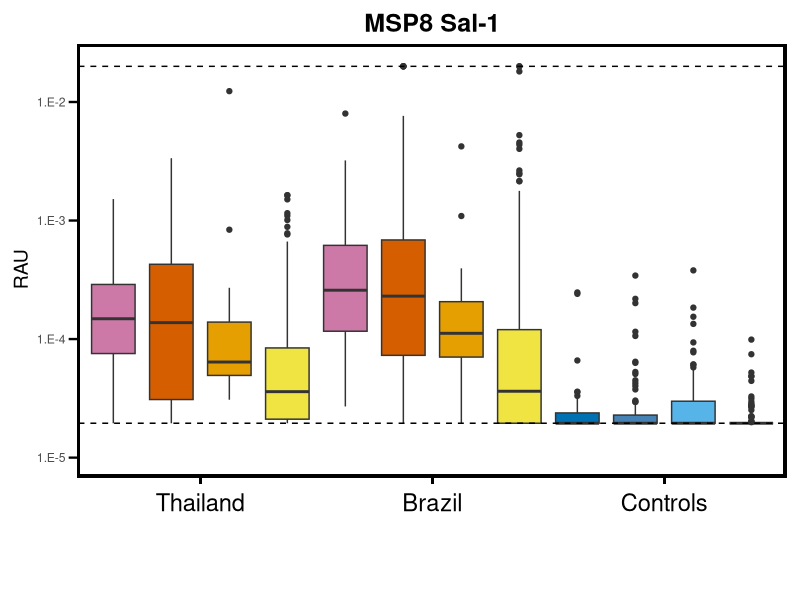
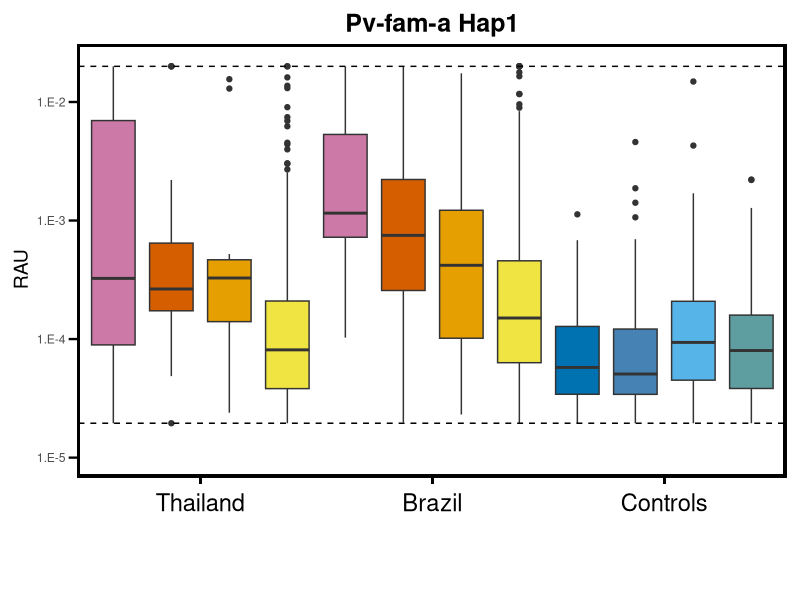
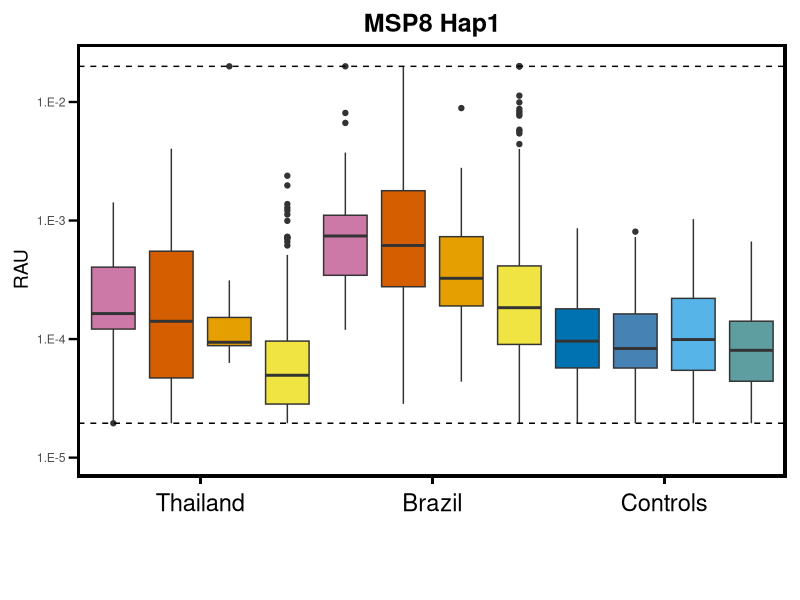
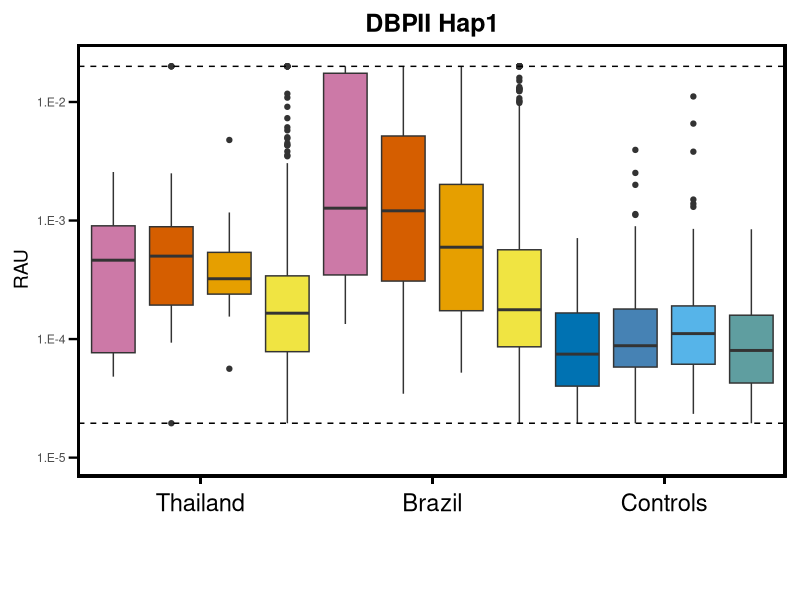
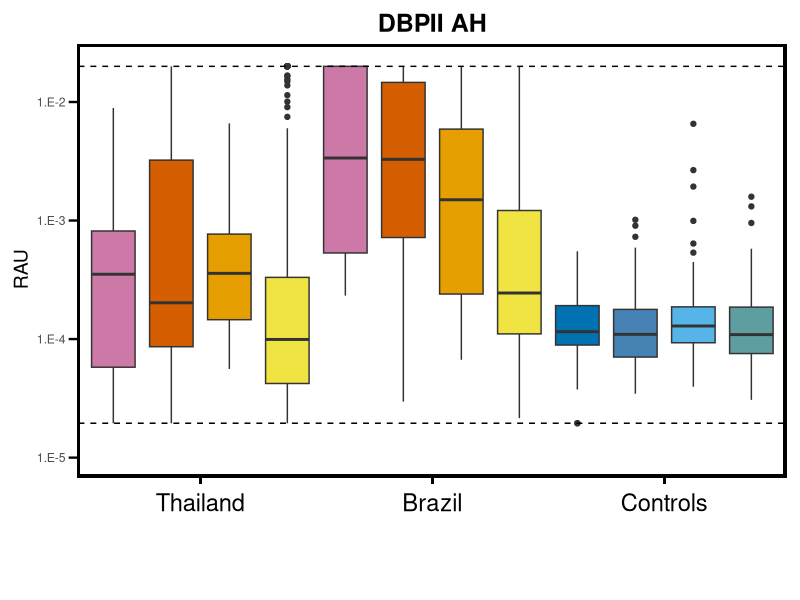
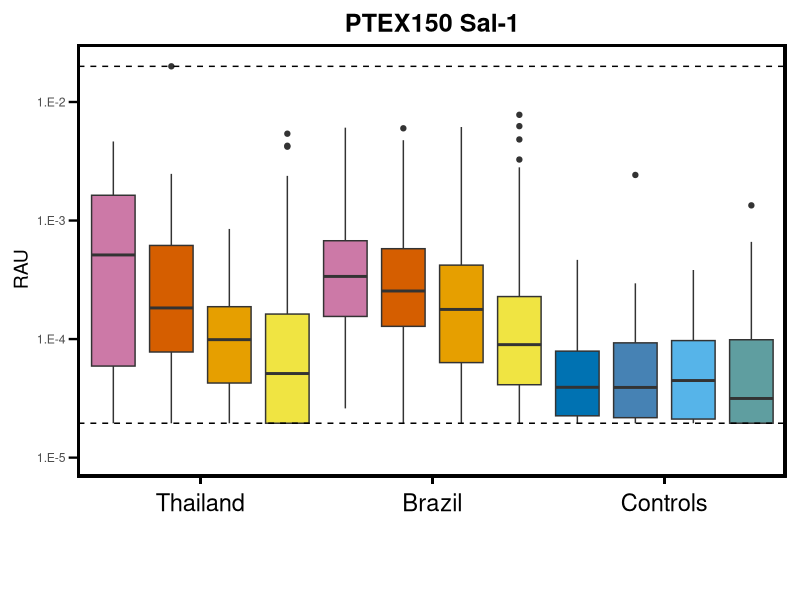
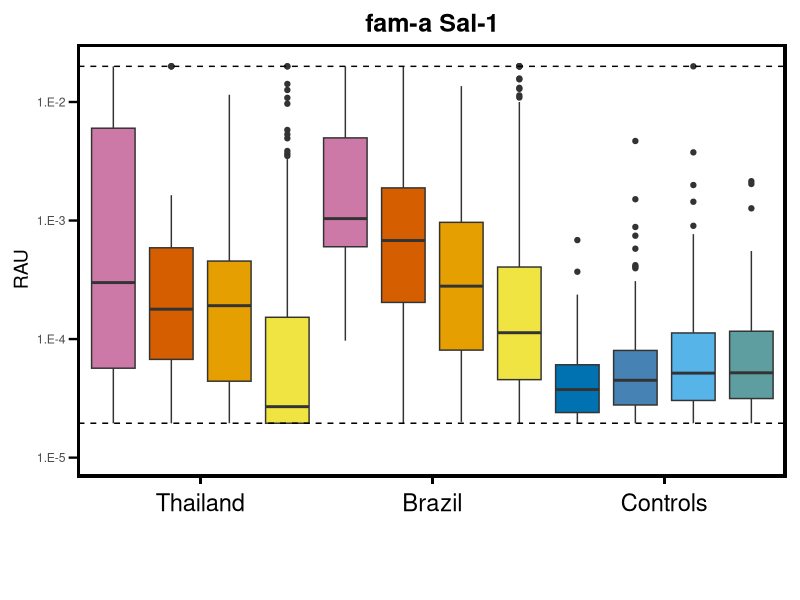
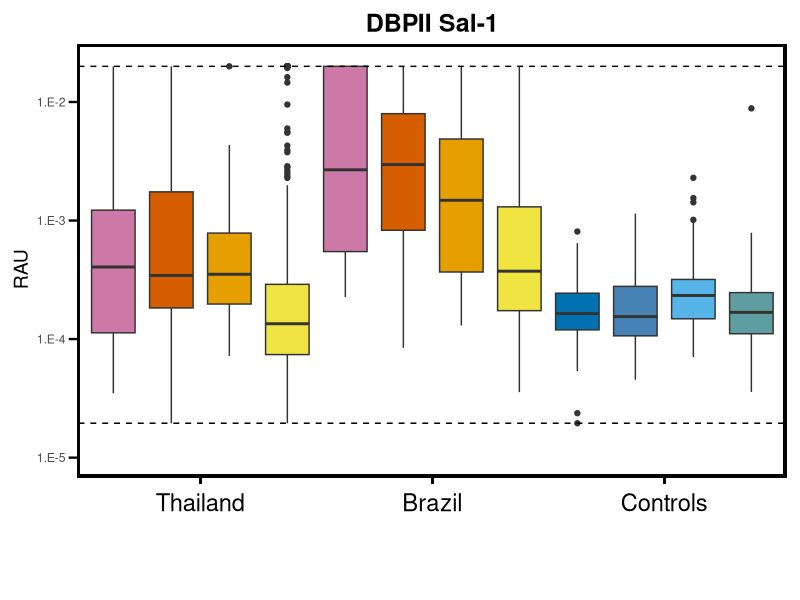

Here is the R script that generated these plots, in order:
library(ggplot2)
library(dplyr)
library(MASS)
library(ROCR)
library(gridExtra)


###################################
###################################
##                               ##
##  ####    ####  ######  ####   ##
##  ## ##  ##  ##   ##   ##  ##  ##
##  ##  ## ######   ##   ######  ##
##  ## ##  ##  ##   ##   ##  ##  ##
##  ####   ##  ##   ##   ##  ##  ##
##                               ##
###################################
###################################

setwd()

Thai_data = read.csv("Thai_IgG_geneticdiversity.csv")

brazil_data = read.csv("Brazil_IgG_geneticdiversity.csv")

control_data = read.csv("NC_IgG_geneticdiversity.csv")



###################################
###################################
##                               ##
##  CATEGORISATION               ##
##                               ##
###################################
###################################

###################################
## Brazil
# 10 as column 10 has the time since last Pv infection
# can change here to 6*30 instead of 9*30, or 3*30 for 3 months, or 1*30 for 1 month

Thai_cat <- rep("Thai_never", nrow(Thai_data) )

Thai_cat[which( Thai_data[,10] == 0 )] <- "Thai_current"

Thai_cat[intersect( which(Thai_data[,10]>0), which(Thai_data[,10]<=9*30) )] <- "Thai_recent"

Thai_cat[which(Thai_data[,10]>9*30)] <- "Thai_old"




###################################
## Brazil
# 10 as column 10 has the time since last Pv infection
# can change here to 6*30 instead of 9*30, or 3*30 for 3 months, or 1*30 for 1 month

brazil_cat <- rep("brazil_never", nrow(brazil_data) )

brazil_cat[which( brazil_data[,10] == 0 )] <- "brazil_current"

brazil_cat[intersect( which(brazil_data[,10]>0), which(brazil_data[,10]<=9*30) )] <- "brazil_recent"

brazil_cat[which(brazil_data[,10]>9*30)] <- "brazil_old"




###################################
## Controls

control_cat <- rep("VBDR", nrow(control_data) )

for(i in 1:length(control_cat))
{
  if( substr( control_data[i,1], 1, 3 ) == "TRC" )
  {
    control_cat[i] <- "TRC"
  }
  if( substr( control_data[i,1], 1, 3 ) == "BRC" )
  {
    control_cat[i] <- "BRC"
  }
  if( substr( control_data[i,1], 1, 3 ) == "ARC" )
  {
    control_cat[i] <- "ARC"
  }
}

####################################
## Put together Brazil and control data
##in this bit the numbers refer to the columns where the antibody data is...so if you add to 81 (starting at 82) it will be [,17:95(example)]
#control data and brazil data need to have the same number of columns - each antibody column needs to line up in the columns
# 150 is it will drop ab measurments when more than 150 samples missing for that protein

AB <- rbind( Thai_data[,17:39], brazil_data[,17:39], control_data[,17:39] )

AB <- log(AB)

#ant_drop <- c()

#for(j in 1:ncol(AB))
#{
#  if( length(which(is.na(AB[,j]))) > 150 )
#  {
#    ant_drop = c(ant_drop, j)
#  }
#}

#AB = AB[,-ant_drop]

N_ant <- ncol(AB)
ant_names <- colnames(AB)

View(N_ant)
View(ant_names)

############################################
## Create shortened antibody names
#either add new shortened names, or replace shortened names...

ant_names_short = c("MSP8 L34 sal1","Pv-fam-a SEM-8 Hap1", "MSP8 SEM-10 Hap1", 
                    "DBPII SEM-35 Hap1", "DBPII AH", "PTEX150 L18 sal1", 
                    "Pv-fam-a L02 sal1", "Pv DBPII sal1", "RBP2a SEM-28 Hap1", 
                    "DBPII SEM-37 Hap2", "PTEX150 SEM-39 Hap1", "RBP2a sal1", 
                    "RBP2a SEM-29 Hap9","MSP5 SEM-33", "MSP5 SEM-31", "RIPR SEM-41",
                    "RIPR SEM-42", "RBP2b SEM-2", "RBP2b SEM-4", "RBP2b SEM-6",
                    "RBP2b P25", "Pv RIPR", "MSP5 L19 sal1")

ant_names_hap = c("MSP8 Sal-1","Pv-fam-a Hap1", "MSP8 Hap1", 
                  "DBPII Hap1", "DBPII AH", "PTEX150 Sal-1", 
                  "fam-a Sal-1", "DBPII Sal-1", "RBP2A Hap1", 
                  "DBPII Hap2", "PTEX150 Hap1", "RBP2A Sal-1", 
                  "RBP2A Hap9","MSP5 Hap2", "MSP5 Hap1", "RIPR Hap1",
                  "RIPR Hap2", "RBP2b Hap1", "RBP2b Hap2", "RBP2b Hap3",
                  "RBP2b Sal-1", "RIPR Sal-1", "MSP5 Sal-1")

inf_cat <- c( Thai_cat, brazil_cat, control_cat )

N_part <- length(inf_cat)



View(ant_names_short)
matrix(ant_names_short)


# Prepare the data (Keep it in wide format)
selected_cols <- c(1:23)  # Antibodies to plot
antibody_data <- AB[, selected_cols]  # Extract antibody data
antibody_data$Category <- inf_cat  # Add infection category as a column

# Set the order of the x-axis categories
antibody_data$Category <- factor(antibody_data$Category, levels = c(
  "Thai_current", "Thai_recent", "Thai_old", "Thai_never",
  "brazil_current", "brazil_recent", "brazil_old", "brazil_never",
  "TRC", "BRC", "ARC",  "VBDR"
))


# Define color mapping for categories
color_map <- c(
  "brazil_current" = "#CC79A7",     # Reddish Purple
  "brazil_recent" = "#D55E00",      # Vermillion (red-orange)
  "brazil_old" = "#E69F00",         # Orange
  "brazil_never" = "#F0E442",       # Yellow
  
  "Thai_current" = "#CC79A7",       # Reddish Purple
  "Thai_recent" = "#D55E00",        # Vermillion
  "Thai_old" = "#E69F00",           # Orange
  "Thai_never" = "#F0E442",         # Yellow
  
  # Similar blue shades for control categories
  "TRC" = "#0072B2",                # Blue
  "ARC" = "#56B4E9",                # Sky Blue
  "BRC" = "#4682B4",                # Steel Blue
  "VBDR" = "#5F9EA0"                # Cadet Blue
)


# Define explicit y-axis breaks and labels
y_breaks <- log(c(1e-5, 1e-4, 1e-3, 1e-2))
y_labels <- c("1.E-5", "1.E-4", "1.E-3", "1.E-2")

for (i in selected_cols ) {
  
  p <- ggplot(antibody_data, aes(x = Category, y = AB[, i], fill = Category)) +
    geom_boxplot(na.rm = TRUE) +
    
  
    annotate("text", x = 2.5, y = log(5e-6), label = "Thailand", size = 6, vjust = 1) +
    annotate("text", x = 6.5, y = log(5e-6), label = "Brazil", size = 6, vjust = 1) +
    annotate("text", x = 10.5, y = log(5e-6), label = "Controls", size = 6, vjust = 1) +
    

    geom_segment(x = 0.38, xend = 12.6, y = log(7e-6), yend = log(7e-6), 
                 color = "black", linewidth = 0.8) +
    geom_segment(x = 2.5, xend = 2.5, y = log(7e-6), yend = log(6e-6), 
                 color = "black", linewidth = 0.8) +
    geom_segment(x = 6.5, xend = 6.5, y = log(7e-6), yend = log(6e-6), 
                 color = "black", linewidth = 0.8) +
    geom_segment(x = 10.5, xend = 10.5, y = log(7e-6), yend = log(6e-6), 
                 color = "black", linewidth = 0.8) +
    geom_segment(x = 0.40, xend = 0.40, y = log(7e-6), yend = log(3e-2), 
                 color = "black", linewidth = 0.8) +
    geom_segment(x = 0.38, xend = 12.6, y = log(3e-2), yend = log(3e-2), 
                 color = "black", linewidth = 0.8) +
    geom_segment(x = 12.58, xend = 12.58, y = log(7e-6), yend = log(3e-2), 
                 color = "black", linewidth = 0.8) +
    
    scale_fill_manual(values = color_map) +
    scale_x_discrete(labels = rep("", 12)) +
    scale_y_continuous(
      breaks = y_breaks, labels = y_labels,
      limits = log(c(5e-6, 3e-2)), expand = c(0, 0)
    ) +
    geom_hline(yintercept = log(1.95e-5), linetype = "dashed") +
    geom_hline(yintercept = log(0.02), linetype = "dashed") +
    coord_cartesian(clip = "off") +  
    
    theme_minimal() +
    theme(
      axis.text.x = element_blank(),  
      axis.title.x = element_blank(),
      axis.title.y = element_text(size = 14),
      legend.position = "none", 
      plot.title = element_text(face = "bold", size = 18, hjust = 0.5),
      plot.margin = margin(t = 10, r = 10, b = 70, l = 10),
      panel.grid = element_blank(),
      axis.ticks.y = element_line(color = "black", linewidth = 0.8),
      axis.ticks.length = unit(0.25, "cm")
    ) +
    ylab("RAU") +
    ggtitle(paste(ant_names_hap[i]))
   
  ggsave(
    filename = paste(ant_names_short[i], ".png"),
    plot = p,
    width = 8, height = 6, units = "in",
    dpi = 300
  )
  
  print(p)  # Print each plot separately
}



# Create dummy data for the legend
legend_data <- data.frame(
  Category = factor(c(
    "infected", 
    "infected 1-9 months", 
    "infected 9-12 months",
    "no detected infection",
    "negative controls: Thai RC",
    "negative controls: Brazilian RC",
    "negative controls: Aus RC",
    "VBDR"
  ), levels = c(
    "infected", 
    "infected 1-9 months", 
    "infected 9-12 months",
    "no detected infection",
    "negative controls: Thai RC",
    "negative controls: Brazilian RC",
    "negative controls: Aus RC",
    "VBDR"
  )),
  x = 1:8,  # Dummy values for x-axis
  y = 1:8   # Dummy values for y-axis
)

#  Define color mapping as per specification
legend_colors <- c(
  "infected" = "#CC79A7",                     # Reddish Purple
  "infected 1-9 months" = "#D55E00",           # Vermillion
  "infected 9-12 months" = "#E69F00",          # Orange
  "no detected infection" = "#F0E442",         # Yellow
  "negative controls: Thai RC" = "#0072B2",    # Blue
  "negative controls: Brazilian RC" = "#4682B4", # Steel Blue
  "negative controls: Aus RC" = "#56B4E9",     # Sky Blue
  "VBDR" = "#5F9EA0"                          # Cadet Blue
)

# Create dummy plot to extract legend with two-column layout
legend_plot <- ggplot(legend_data, aes(x = x, y = y, color = Category)) +
  geom_point(size = 5) +
  scale_color_manual(values = legend_colors) +
  theme_void() +
  theme(
    legend.position = "bottom",
    legend.title = element_blank(),
    legend.text = element_text(size = 12),
    legend.key.size = unit(1, "cm"),
    legend.spacing.x = unit(1, "cm")
  ) +
  guides(
    color = guide_legend(ncol = 2) 
  )

# Save the legend plot as a separate high-resolution PNG
ggsave(
  filename = "legend_two_column_layout.png",
  plot = legend_plot,
  width = 10, height = 3, units = "in",
  dpi = 300
)

# 🎨 View the plot in RStudio
print(legend_plot)
